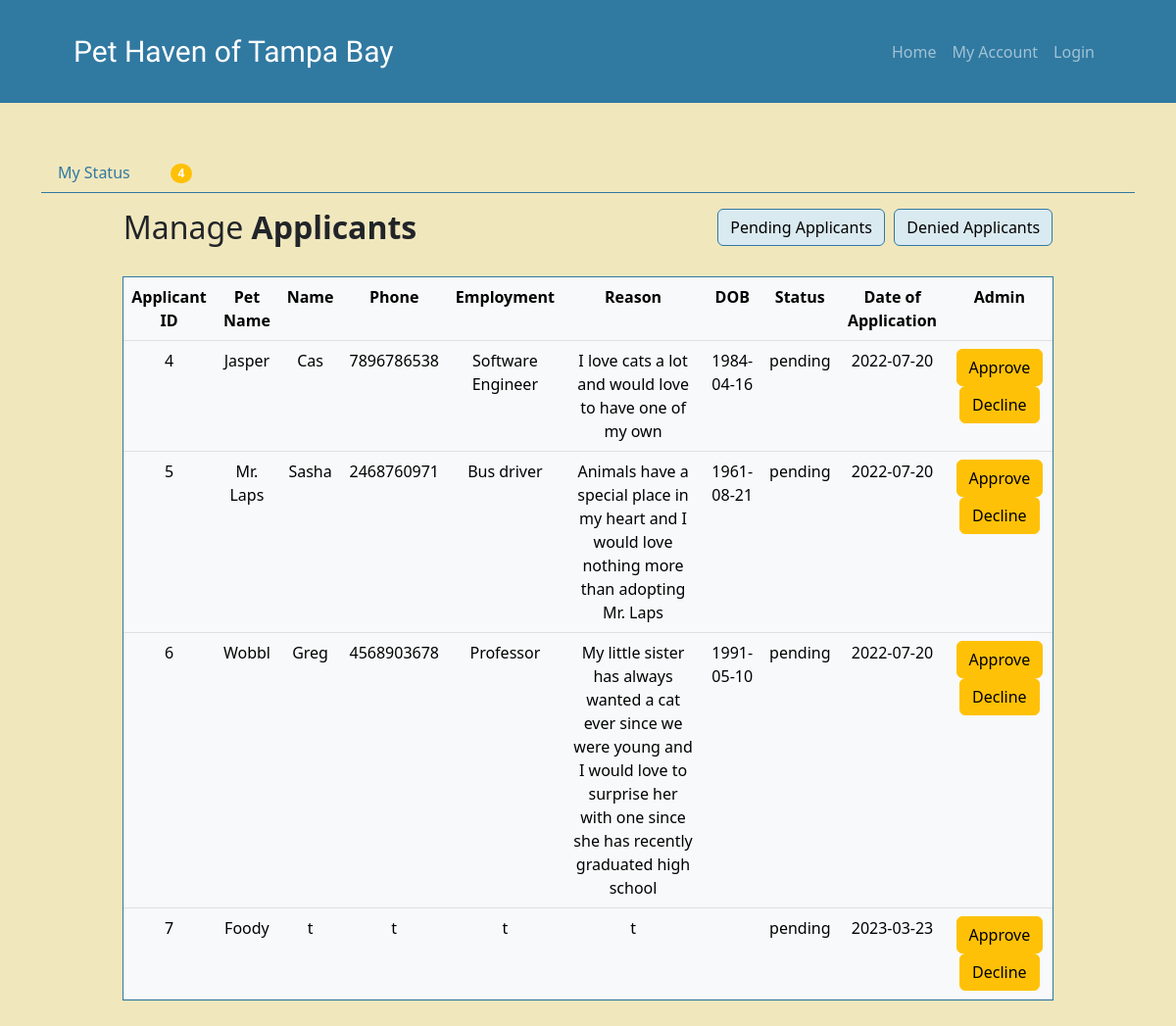
Page /manageapplications on the committed database.
### tables this page shows
CREATE TABLE Applicants(id INTEGER REFERENCES Users (id), name VARCHAR(40) NOT NULL, phone TEXT, address TEXT, employment TEXT,
reason TEXT NOT NULL, dob DATE, status TEXT NOT NULL DEFAULT 'pending', dateofapplication DATE NOT NULL DEFAULT CURRENT_DATE,
admin BOOLEAN NOT NULL DEFAULT '0', pet INTEGER REFERENCES Pets (pid),
PRIMARY KEY(id),
CHECK (status in ('approved', 'declined', 'pending')));

CREATE TABLE Pets (pid INTEGER PRIMARY KEY AUTOINCREMENT, kennel_id varchar(5) references Kennels (id), type varchar(1) not null, status VARCHAR(15) NOT NULL DEFAULT 'available', pname VARCHAR(40),
sex CHAR(1), dob DATE, image TEXT, dateofintake DATE NOT NULL DEFAULT CURRENT_DATE, description TEXT,
CHECK (status in ('available', 'pre-adopted', 'adopted')), CHECK (type in ('Dog', 'Cat', 'Other')));

### App.py (the view)
@app.route('/manageapplications')
def manageapplications():
    cur_user = get_current_user()
    db = get_database()
    appl_cursor = db.execute('SELECT * FROM Applicants WHERE status = \'pending\'')
    allApplicants = appl_cursor.fetchall()
    numInQueue = numberOfApplicants('pending')
    pet_cursor = db.execute('SELECT pname, pid FROM Pets INNER JOIN Applicants where pet = pid')
    user_privilage = db.execute("SELECT * FROM Users WHERE (privilage = 'admin' AND status = 'active') ")
    privilage = user_privilage.fetchall()
    allPets = pet_cursor.fetchall()
    return render_template('manageapplications.html', numInQueue=numInQueue, allApplicants=allApplicants,
                           allPets=allPets, user=cur_user, privilage = privilage)

### App.py (called while the page is built)
@app.teardown_appcontext
def close_database(error):
    if hasattr(g, 'crudapplication_db'):
        g.crudapplication_db.close()

def get_current_user():
    user = None
    if 'user' in session:
        user = session['user']
        db = get_database()
        user_cursor = db.execute('select * from Users where email = ?', [user])
        user = user_cursor.fetchone()
    return user

def numberOfApplicants(status):
    db = get_database()
    pet_cursor = db.execute('SELECT COUNT(*) FROM Applicants WHERE status = ?', (status,))
    if pet_cursor != None:
        num = pet_cursor.fetchone()
        numApplicants = num[0]
    else:
        numApplicants = 0
    return numApplicants

### database.py (called while the page is built)
def connect_to_database():
    sql = sqlite3.connect(f'C:/Users/ulyan/Desktop/PetHaven/{db_name}')
    sql.row_factory = sqlite3.Row
    return sql

def get_database():
    if not hasattr(g, 'crudapplication_db'):
        g.crudapplication_db = connect_to_database()
    return g.crudapplication_db

### templates/manageapplications.html (shortened to what this page needs)
{% extends 'myaccount.html' %}
{% block app %}
<div class="container" style="width: 90%; ">
    <div class="row">
        <div class="col md-12">
            <div class="jumbotron p-3">
                <h2> Manage <b> Applicants</b>
                <a href="/manageapplications/denied" class="hide-link">
                    <button type="button" class = "btn btn-outline-secondary float-end editbtn" style="margin-left:1%"> Denied Applicants </button>
                </a>
                <a href="/manageapplications" class="hide-link">
                    <button type="button" class = "btn btn-outline-secondary float-end editbtn"> Pending Applicants </button>
                </a>
                </h2>
                <br>
                <table class="table table-hover table-light text-center tablehover">
                    <tr>
                        <th>Applicant ID</th>
                        <th>Pet Name</th>
                        <th>Name</th>
                        <th>Phone</th>
                        <th>Employment</th>
                        <th>Reason</th>
                        <th>DOB</th>
                        <th>Status</th>
                        <th>Date of Application</th>
                        <th>Admin</th>
                    </tr>
                    {% for applicant in allApplicants %}
                      {% for single_pet in allPets %}
                       {% if applicant['pet'] == single_pet['pid'] %}
                    <tr>
                        <td> {{ applicant['id'] }} </td>
                        <td> {{ single_pet['pname'] }} </td>
                        <td> {{ applicant['name'] }} </td>
                        <td> {{ applicant['phone'] }}</td>
                        <td> {{ applicant['employment'] }} </td>
                        <td> {{ applicant['reason'] }} </td>
                        <td> {{ applicant['dob'] }} </td>
                        <td> {{ applicant['status'] }} </td>
                        <td> {{ applicant['dateofapplication'] }} </td>
                        <td>
                            {% if applicant['status'] != 'declined' %}
                               <a href="/approve/{{applicant['id']}}" class="btn btn-warning btn-xs" onclick="return confirm('Are you sure you want to approve?')"> Approve </a>
                               <a href="/decline/{{applicant['id']}}" class="btn btn-warning btn-xs" onclick="return confirm('Are you sure you want to decline?')"> Decline </a>
                            {% else %}
                            <label> Disabled </label>
                            {% endif %}
                        </td>
                    </tr>
{% endif %}
                        {% endfor %}
                    {% endfor %}
                </table>
            </div>
         </div>
      </div>
</div>
{% endblock %}

### templates/base.html (style rules this page uses)
body { background-color: #f1e7bd; }
.editbtn { background-color: #DAEAF1; border-color: #3079a1; color: black; }
.table { padding: 10px; outline-style: solid; outline-width: 1px; outline-color: #3079a1; }
.hide-link, .hide-link:hover { text-decoration: none; color: inherit; }

### rows in the picture
Applicants: id "4", name "Cas", phone "7896786538", employment "Software Engineer", reason "I love cats a lot and would love to have one of my own", dob "1984-04-16", status "pending", dateofapplication "2022-07-20"
Pets: pname "Jasper"
Applicants: id "5", name "Sasha", phone "2468760971", employment "Bus driver", reason "Animals have a special place in my heart and I would love nothing more than adopting Mr. Laps", dob "1961-08-21", status "pending", dateofapplication "2022-07-20"
Pets: pname "Mr. Laps"
Applicants: id "6", name "Greg", phone "4568903678", employment "Professor", reason "My little sister has always wanted a cat ever since we were young and I would love to surprise her with one since she has recently graduated high school", dob "1991-05-10", status "pending", dateofapplication "2022-07-20"
Pets: pname "Wobbl"
Applicants: id "7", name "t", phone "t", employment "t", reason "t", status "pending", dateofapplication "2023-03-23"
Pets: pname "Foody"

### other values in the picture
{{ numInQueue }} "4"
